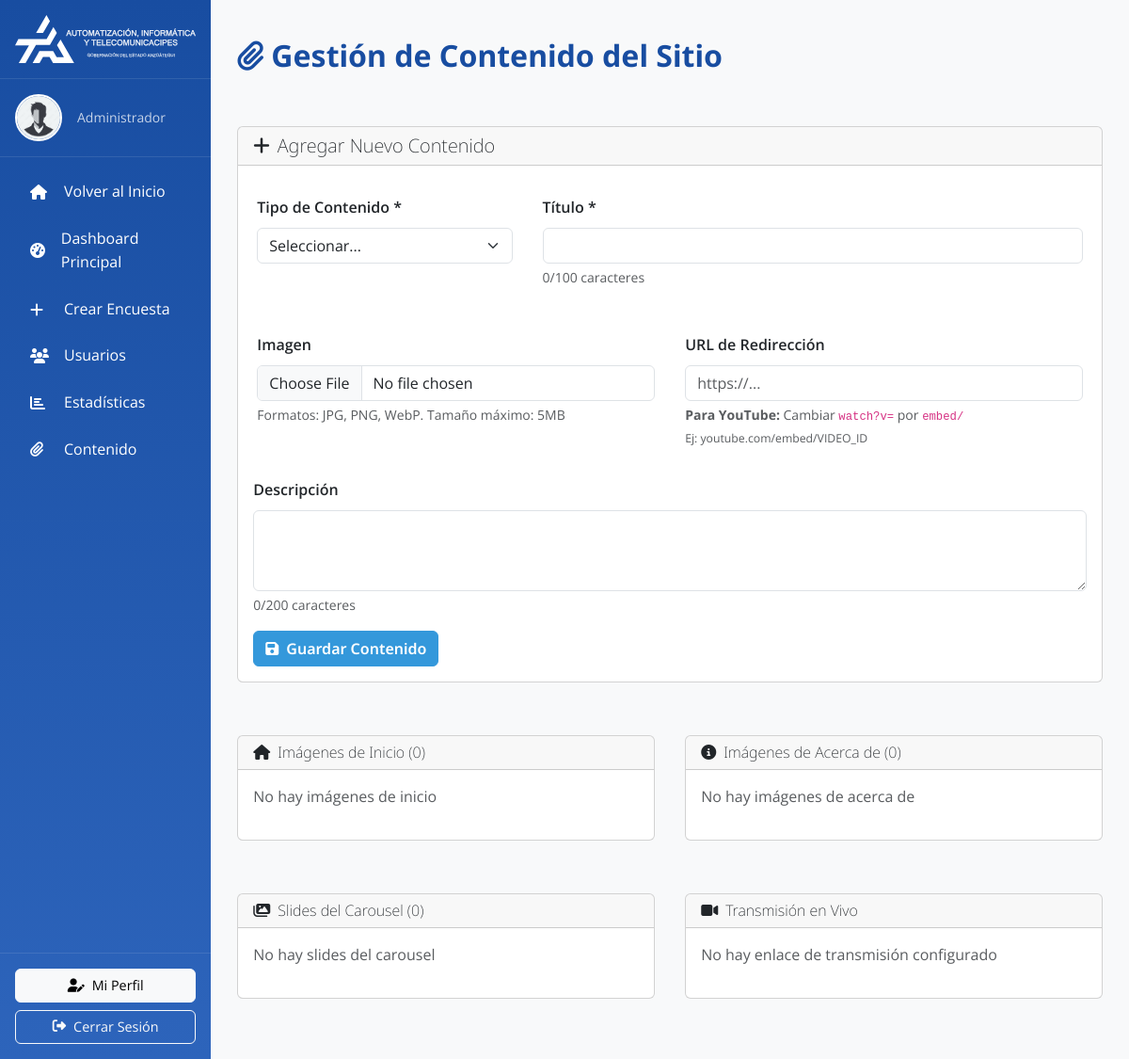
Screenshot of /polls/content/ (signed in) with the database file from the repository.
### model_poll/models.py (models this page shows, shortened)
class User(AbstractUser):
    full_name = models.CharField(max_length=255, blank=True, default='')
    profile_image = models.ImageField(upload_to='profiles/', blank=True, null=True)
    rol = models.ForeignKey(Rol, on_delete=models.SET_NULL, null=True, blank=True, related_name="usuarios")

class Rol(models.Model):
    name = models.CharField(max_length=50, unique=True, help_text="Administrador, Trabajador, Usuario")
    descripcion = models.TextField(blank=True, null=True, default='')

### posts/views.py (the view, shortened to what this page needs)
# urls.py: path('content/', views.content_manager, name='content_manager'),
@login_required
def content_manager(request):
    if not request.user.rol or request.user.rol.name not in ['Administrador', 'Trabajador']:
        return HttpResponseForbidden("No tienes permisos para gestionar contenido.")
    home_images = SiteContent.objects.filter(content_type='HOME_IMAGE', is_active=True)
    about_images = SiteContent.objects.filter(content_type='ABOUT_IMAGE', is_active=True)
    carousel_slides = SiteContent.objects.filter(content_type='CAROUSEL_SLIDE', is_active=True)
    live_stream = SiteContent.objects.filter(content_type='LIVE_STREAM', is_active=True).first()
    context = {
        'home_images': home_images,
        'about_images': about_images,
        'carousel_slides': carousel_slides,
        'live_stream': live_stream,
    }
    return render(request, 'posts/content_manager.html', context)

### templates/posts/content_manager.html (shortened to what this page needs)
{% extends "pages/layouts/_base_manage.html" %}
{% load static %}
{% block content %}
<div class="row">
    <div class="col-12">
        <h2 class="fw-bold mb-4" style="color: #184da1;">
            <i class="fas fa-paperclip me-2"></i>Gestión de Contenido del Sitio
        </h2>
    </div>
</div>
<div class="row mb-4">
    <div class="col-12">
        <div class="card">
            <div class="card-header">
                <h5 class="mb-0">
                    <i class="fas fa-plus me-2"></i>Agregar Nuevo Contenido
                </h5>
            </div>
            <div class="card-body">
                <form method="post" enctype="multipart/form-data">
                    <div class="row mb-3">
                        <div class="col-md-4">
                            <label for="content_type" class="form-label fw-semibold">Tipo de Contenido *</label>
                            <select class="form-select" id="content_type" name="content_type" required onchange="showImageSpecs()">
                                <option value="">Seleccionar...</option>
                            </select>
                        </div>
                        <div class="col-md-8">
                            <label for="title" class="form-label fw-semibold">Título *</label>
                            <input type="text" class="form-control" id="title" name="title" maxlength="100" required>
                            <div class="form-text">
                                <span id="titleCounter">0/100 caracteres</span>
                            </div>
                        </div>
                    </div>
                    <div class="row mb-3">
                        <div class="col-md-6">
                            <label for="image" class="form-label fw-semibold">Imagen</label>
                            <input type="file" class="form-control" id="image" name="image" accept="image/*">
                            <div class="form-text">Formatos: JPG, PNG, WebP. Tamaño máximo: 5MB</div>
                        </div>
                        <div class="col-md-6">
                            <label for="link_url" class="form-label fw-semibold">URL de Redirección</label>
                            <input type="url" class="form-control" id="link_url" name="link_url" placeholder="https://...">
                            <div class="form-text">
                                <strong>Para YouTube:</strong> Cambiar <code>watch?v=</code> por <code>embed/</code><br>
                                <small class="text-muted">Ej: youtube.com/embed/VIDEO_ID</small>
                            </div>
                        </div>
                    </div>
                    <div class="mb-3">
                        <label for="description" class="form-label fw-semibold">Descripción</label>
                        <textarea class="form-control" id="description" name="description" rows="3" maxlength="200"></textarea>
                        <div class="form-text">
                            <span id="descCounter">0/200 caracteres</span>
                        </div>
                    </div>
                    <button type="submit" class="btn btn-primary">
                        <i class="fas fa-save me-2"></i>Guardar Contenido
                    </button>
                </form>
            </div>
        </div>
    </div>
</div>
<div class="row">
    <div class="col-md-6 mb-4">
        <div class="card">
            <div class="card-header">
                <h6 class="mb-0">
                    <i class="fas fa-home me-2"></i>Imágenes de Inicio ({{ home_images.count }})
                </h6>
            </div>
            <div class="card-body">
                {% for content in home_images %}
                <div class="d-flex align-items-center mb-2 p-2 border rounded">
                    {% if content.image %}
                    <img src="{{ content.image.url }}" class="me-2" width="50" height="50" style="object-fit: cover;">
                    {% endif %}
                    <div class="flex-grow-1">
                        <strong>{{ content.title }}</strong>
                        {% if content.description %}
                        <br><small class="text-muted">{{ content.description|truncatechars:50 }}</small>
                        {% endif %}
                    </div>
                    <a href="{% url 'posts:delete_content' content.id %}" class="btn btn-outline-danger btn-sm" onclick="return confirm('¿Eliminar este contenido?')">
                        <i class="fas fa-trash"></i>
                    </a>
                </div>
                {% empty %}
                <p class="text-muted">No hay imágenes de inicio</p>
                {% endfor %}
            </div>
        </div>
    </div>
    <div class="col-md-6 mb-4">
        <div class="card">
            <div class="card-header">
                <h6 class="mb-0">
                    <i class="fas fa-info-circle me-2"></i>Imágenes de Acerca de ({{ about_images.count }})
                </h6>
            </div>
            <div class="card-body">
                {% for content in about_images %}
                <div class="d-flex align-items-center mb-2 p-2 border rounded">
                    {% if content.image %}
                    <img src="{{ content.image.url }}" class="me-2" width="50" height="50" style="object-fit: cover;">
                    {% endif %}
                    <div class="flex-grow-1">
                        <strong>{{ content.title }}</strong>
                        {% if content.description %}
                        <br><small class="text-muted">{{ content.description|truncatechars:50 }}</small>
                        {% endif %}
                    </div>
                    <a href="{% url 'posts:delete_content' content.id %}" class="btn btn-outline-danger btn-sm" onclick="return confirm('¿Eliminar este contenido?')">
                        <i class="fas fa-trash"></i>
                    </a>
                </div>
                {% empty %}
                <p class="text-muted">No hay imágenes de acerca de</p>
                {% endfor %}
            </div>
        </div>
    </div>
    <div class="col-md-6 mb-4">
        <div class="card">
            <div class="card-header">
                <h6 class="mb-0">
                    <i class="fas fa-images me-2"></i>Slides del Carousel ({{ carousel_slides.count }})
                </h6>
            </div>
            <div class="card-body">
                {% for content in carousel_slides %}
                <div class="d-flex align-items-center mb-2 p-2 border rounded">
                    {% if content.image %}
                    <img src="{{ content.image.url }}" class="me-2" width="50" height="50" style="object-fit: cover;">
                    {% endif %}
                    <div class="flex-grow-1">
                        <strong>{{ content.title }}</strong>
                        {% if content.link_url %}
                        <br><small class="text-primary">🔗 {{ content.link_url|truncatechars:30 }}</small>
                        {% endif %}
                    </div>
                    <a href="{% url 'posts:delete_content' content.id %}" class="btn btn-outline-danger btn-sm" onclick="return confirm('¿Eliminar este contenido?')">
                        <i class="fas fa-trash"></i>
                    </a>
                </div>
                {% empty %}
                <p class="text-muted">No hay slides del carousel</p>
                {% endfor %}
            </div>
        </div>
    </div>
    <div class="col-md-6 mb-4">
        <div class="card">
            <div class="card-header">
                <h6 class="mb-0">
                    <i class="fas fa-video me-2"></i>Transmisión en Vivo
                </h6>
            </div>
            <div class="card-body">
                {% if live_stream %}
                <div class="p-3 border rounded bg-light">
                    <strong>{{ live_stream.title }}</strong>
                    {% if live_stream.link_url %}
                    <br><a href="{{ live_stream.link_url }}" target="_blank" class="text-primary">
                        <i class="fas fa-external-link-alt me-1"></i>{{ live_stream.link_url }}
                    </a>
                    {% endif %}
                    {% if live_stream.description %}
                    <br><small class="text-muted">{{ live_stream.description }}</small>
                    {% endif %}
                    <div class="mt-2">
                        <a href="{% url 'posts:delete_content' live_stream.id %}" class="btn btn-outline-danger btn-sm" onclick="return confirm('¿Eliminar este enlace?')">
                            <i class="fas fa-trash me-1"></i>Eliminar
                        </a>
                    </div>
                </div>
                {% else %}
                <p class="text-muted">No hay enlace de transmisión configurado</p>
                {% endif %}
            </div>
        </div>
    </div>
</div>
{% endblock %}

### templates/pages/layouts/_base_manage.html (shortened to what this page needs)
{% load static %}
<!DOCTYPE html>
<html lang="es">
<head>
    <link rel="stylesheet" href="https://cdnjs.cloudflare.com/ajax/libs/font-awesome/6.4.0/css/all.min.css">
    <link href="https://cdn.jsdelivr.net/npm/bootstrap@5.3.2/dist/css/bootstrap.min.css" rel="stylesheet">
    <link rel="stylesheet" href="{% static 'css/styles.css' %}">
</head>
<body>
    <div class="d-flex" style="min-height: 100vh;">
        <div class="d-flex flex-column" style="width: 280px; background: linear-gradient(180deg, #184da1 0%, #2D64BB 100%); box-shadow: 2px 0 10px rgba(0,0,0,0.1);">
            <div class="p-3 text-center border-bottom" style="border-color: rgba(255,255,255,0.1) !important;">
                <img src="{% static 'SVG/AIT White lateral.svg' %}" alt="Logo AIT" style="max-width: 200px; width: 100%;">
            </div>
            <div class="p-3 border-bottom" style="border-color: rgba(255,255,255,0.1) !important;">
                <div class="d-flex align-items-center text-white">
                    {% if user.profile_image %}
                        <img src="{{ user.profile_image.url }}" class="rounded-circle me-3" width="50" height="50" style="object-fit: cover; border: 2px solid white;">
                    {% else %}
                        <div class="rounded-circle d-flex align-items-center justify-content-center me-3" style="width: 50px; height: 50px; background: rgba(255,255,255,0.2); border: 2px solid white;">
                            <i class="fas fa-user" style="font-size: 20px;"></i>
                        </div>
                    {% endif %}
                    <div class="flex-grow-1">
                        <small class="opacity-75">{{ user.rol.name|default:"Usuario" }}</small>
                    </div>
                </div>
            </div>
            <div class="flex-grow-1 p-3">
                <ul class="nav nav-pills flex-column">
                    <li class="nav-item mb-2">
                        <a class="nav-link text-white d-flex align-items-center" href="{% url 'home' %}" style="transition: all 0.2s;">
                            <i class="fas fa-home me-3" style="width: 20px;"></i>Volver al Inicio
                        </a>
                    </li>
                    <li class="nav-item mb-2">
                        <a class="nav-link text-white d-flex align-items-center" href="{% url 'posts:poll_manager' %}" style="transition: all 0.2s;">
                            <i class="fas fa-tachometer-alt me-3" style="width: 20px;"></i>Dashboard Principal
                        </a>
                    </li>
                    <li class="nav-item mb-2">
                        <a class="nav-link text-white d-flex align-items-center" href="{% url 'posts:create_poll' %}" style="transition: all 0.2s;">
                            <i class="fas fa-plus me-3" style="width: 20px;"></i>Crear Encuesta
                        </a>
                    </li>
                    <li class="nav-item mb-2">
                        <a class="nav-link text-white d-flex align-items-center" href="{% url 'posts:user_list' %}" style="transition: all 0.2s;">
                            <i class="fas fa-users me-3" style="width: 20px;"></i>Usuarios
                        </a>
                    </li>
                    <li class="nav-item mb-2">
                        <a class="nav-link text-white d-flex align-items-center" href="{% url 'posts:poll_statistics' %}" style="transition: all 0.2s;">
                            <i class="fas fa-chart-bar me-3" style="width: 20px;"></i>Estadísticas
                        </a>
                    </li>
                    <li class="nav-item mb-2">
                        <a class="nav-link text-white d-flex align-items-center" href="{% url 'posts:content_manager' %}" style="transition: all 0.2s;">
                            <i class="fas fa-paperclip me-3" style="width: 20px;"></i>Contenido
                        </a>
                    </li>
                </ul>
            </div>
            <div class="p-3 border-top" style="border-color: rgba(255,255,255,0.1) !important;">
                <a href="{% url 'profile' %}" class="btn btn-light w-100 mb-2 d-flex align-items-center justify-content-center" style="font-size: 0.9rem;">
                    <i class="fas fa-user-edit me-2"></i>Mi Perfil
                </a>
                <a href="{% url 'logout' %}" class="btn btn-outline-light w-100 d-flex align-items-center justify-content-center" style="font-size: 0.9rem;">
                    <i class="fas fa-sign-out-alt me-2"></i>Cerrar Sesión
                </a>
            </div>
        </div>
        <div class="flex-grow-1" style="background-color: #f8f9fa;">
            <div class="p-4">
                {% block content %}
                {% endblock %}
            </div>
        </div>
    </div>
</body>
</html>

### static/css/styles.css (style rules this page uses)
* { margin: 0; padding: 0; box-sizing: border-box; }
body { font-family: 'Open Sans', Arial, sans-serif; font-weight: 400; line-height: 1.6; color: #333; }
textarea { width: 100%; padding: 0.75rem; border: 1px solid #ddd; border-radius: 4px; font-family: inherit; resize: vertical; }
.btn-primary { background: #3498db !important; border-color: #3498db !important; font-family: 'Noto Sans', sans-serif !important; font-weight: 600 !important; }
h1, h2, h3, h4, h5, h6 { font-family: 'Noto Sans', sans-serif !important; font-weight: 200; }
h2 { color: #2c3e50; margin-bottom: 1rem; }
p { margin-bottom: 1rem; }
html, body { margin: 0; padding: 0; overflow-x: hidden; }
body { min-height: 100vh; }
[class*="col-"] { padding: 1rem; }

### rows the page displays
User: profile_image (picture), rol.name "Administrador"

### other values shown
{{ home_images.count }} "0"
{{ about_images.count }} "0"
{{ carousel_slides.count }} "0"
